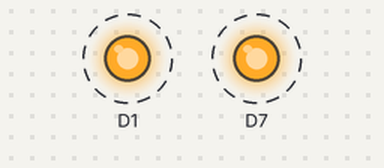
The sketch below on a simulated ESP8266 (NodeMCU). On the bench: output pins drawn as LEDs (lit = HIGH). Dashed ring = blinking.

Above: at 0.5 s.
Timing chart, 0 to 4.6 s (numbered marks = the images above):
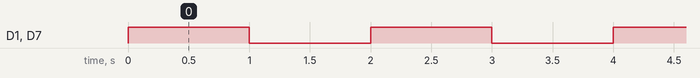

Measured:
- by itself, D1, D7: alternates HIGH for 1.0 s and LOW for 1.0 s

The sketch:

sketch_apr03a.ino
```cpp
void setup() {
       pinMode(D7,OUTPUT);
       pinMode(D1,OUTPUT);
}

void loop() {
       digitalWrite(D7,HIGH);
       digitalWrite(D1,HIGH);
        delay(1000);
        digitalWrite(D7,LOW);
        digitalWrite(D1,LOW);
        delay(1000);
}
```
